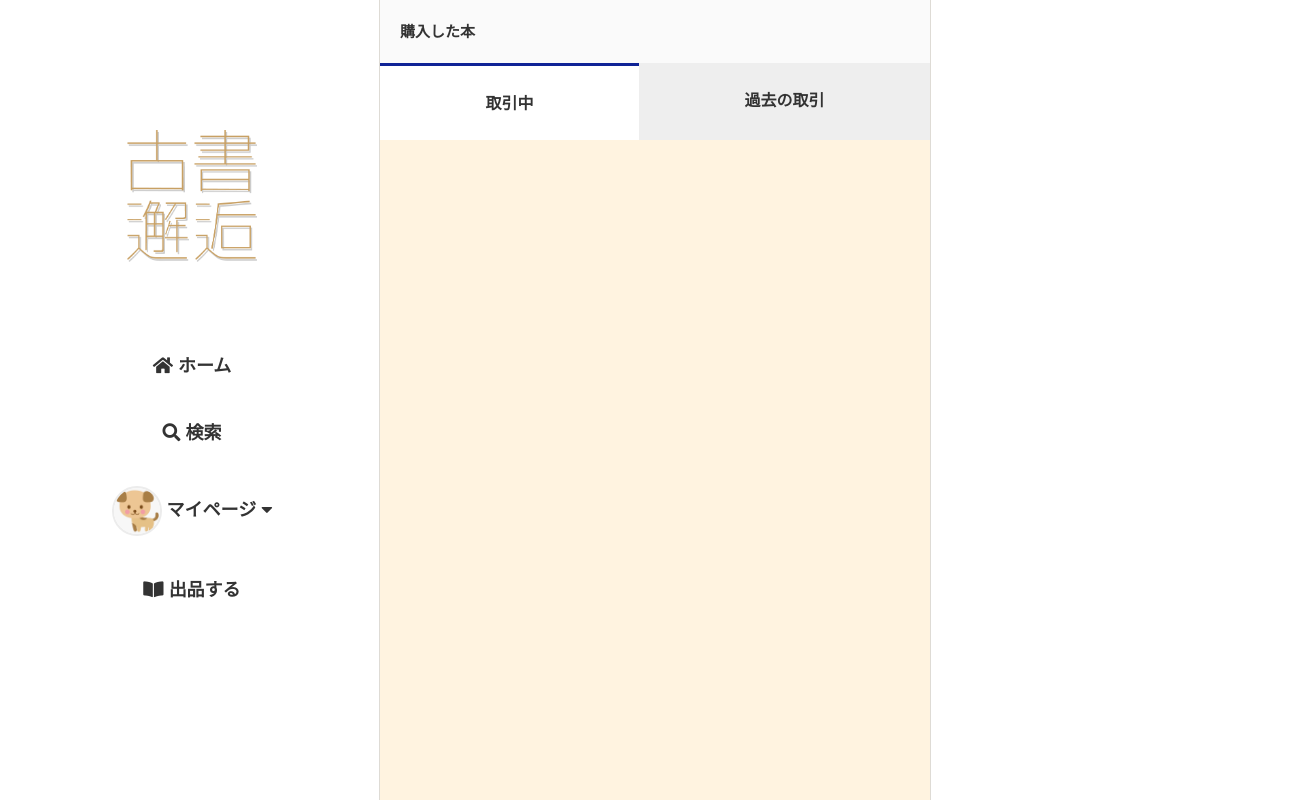
Page /mypage/history/buy_in_progress (signed in) on the earlier database version.
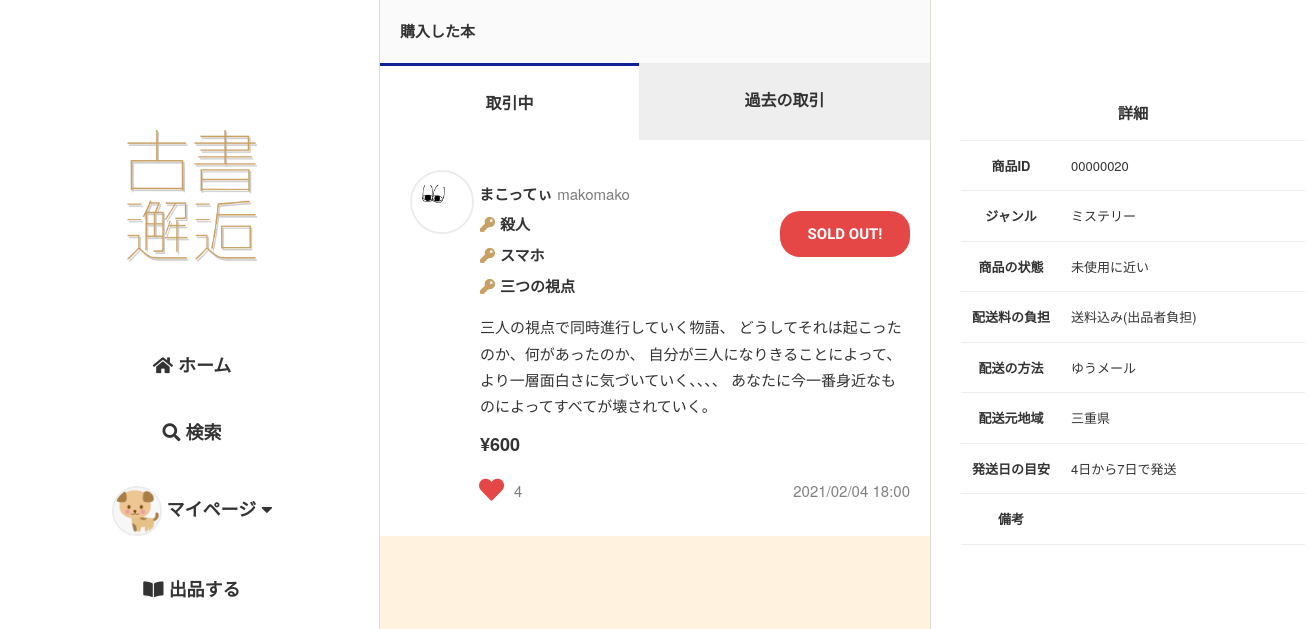
Same page on the later database version.
### flmapp/models/trade.py (models this page shows, shortened)
class Sell(db.Model):
    __tablename__ = 'Sell'
    __table_args__ = (CheckConstraint('update_at >= create_at'),)
    Sell_id = db.Column(db.Integer, primary_key=True)
    User_id = db.Column(db.Integer, db.ForeignKey('User.User_id'), nullable=False)
    sell_title = db.Column(db.String(255), nullable=False)
    key1 = db.Column(db.String(255), nullable=False)
    key2 = db.Column(db.String(255), nullable=False)
    key3 = db.Column(db.String(255), nullable=False)
    sell_comment = db.Column(db.Text, nullable=False)
    price = db.Column(db.Integer, nullable=False)
    item_picture_path = db.Column(db.Text, default='default.png', nullable=False)
    genre = db.Column(EnumType(enum_class=Genre), nullable=False)
    item_state = db.Column(EnumType(enum_class=Item_state), nullable=False)
    postage = db.Column(EnumType(enum_class=Postage), nullable=False)
    send_way = db.Column(EnumType(enum_class=Send_way), nullable=False)
    consignor = db.Column(db.String(64), nullable=False)
    schedule = db.Column(EnumType(enum_class=Schedule), nullable=False)
    remarks = db.Column(db.Text)
    deal_status = db.Column(EnumType(enum_class=Deal_status),default=Deal_status(1), nullable=False)
    sell_flg = db.Column(db.Boolean,default=True, nullable=False)
    is_active = db.Column(db.Boolean,default=True, nullable=False)
    has_sent = db.Column(db.Boolean,default=False, nullable=False)
    has_got = db.Column(db.Boolean,default=False, nullable=False)
    create_at = db.Column(db.DateTime,default=datetime.now, nullable=False)
    update_at = db.Column(db.DateTime,default=datetime.now, nullable=False)
    user = db.relationship('User', backref='sell', lazy='joined', uselist=False)

### flmapp/models/user.py (models this page shows, shortened)
class User(UserMixin, db.Model):
    __tablename__ = 'User'
    __table_args__ = (CheckConstraint('update_at >= create_at'),)
    User_id = db.Column(db.Integer, primary_key=True)
    user_code = db.Column(db.String(64), unique=True, index=True, nullable=False)
    username = db.Column(db.String(64), index=True, nullable=False)
    email = db.Column(db.String(64), unique=True, index=True, nullable=False)
    password_hash = db.Column(db.String(128), nullable=False)
    picture_path = db.Column(db.Text, default='default.jpeg', nullable=False)
    prof_comment = db.Column(db.Text)
    default_ShippingAddress_id = db.Column(db.Integer, db.ForeignKey('ShippingAddress.ShippingAddress_id'))
    default_pay_way = db.Column(db.Integer, default=1, nullable=False)
    default_Credit_id = db.Column(db.Integer, db.ForeignKey('Credit.Credit_id'))
    is_active = db.Column(db.Boolean, default=True, nullable=True)
    create_at = db.Column(db.DateTime, default=datetime.now, nullable=False)
    update_at = db.Column(db.DateTime, default=datetime.now, nullable=False)
    def get_id(self):
        return (self.User_id)
    @property
    def password(self):
        raise AttributeError('パスワードは読み取り可能な属性ではありません。')

### flmapp/views/history.py (the view)
@bp.route('/buy_in_progress', methods=['GET', 'POST'])
@login_required
def buy_in_progress():
    user_id = current_user.get_id()
    next_url = prev_url = items = None
    page = request.args.get('page', 1, type=int)
    posts = Buy.buy_join_sell_deal_status_page(user_id, 2, page)
    next_url = url_for('history.buy_in_progress', page=posts.next_num) if posts.has_next else None
    prev_url = url_for('history.buy_in_progress', page=posts.prev_num) if posts.has_prev else None
    items = posts.items
    liked_list = []
    if None in items:
        items = []
        next_url = None
        prev_url = None
    if current_user.is_authenticated:
        for item in items:
            liked = Likes.liked_exists(item.Sell_id)
            if liked:
                liked_list.append(item.Sell_id)
    return render_template('history/buy_history.html', items=items, next_url=next_url, prev_url=prev_url, liked_list=liked_list)

### flmapp/models/enum_conf.py (called while the page is built)
    def __repr__(self):
        return self.impl.__repr__()

    def process_bind_param(self, value, dialect):
        if value is not None:
            if not isinstance(value, self.enum_class):
                raise TypeError("Value should %s type" % self.enum_class)
            return value.value

    def process_result_value(self, value, dialect):
        if value is not None:
            if not isinstance(value, int):
                raise TypeError("value should have int type")
            return self.enum_class(value)

### flmapp/models/reaction.py (called while the page is built)
    @classmethod
    def liked_exists(cls, Sell_id):
        record = cls.query.filter(
                    and_(
                        cls.Sell_id == Sell_id,
                        cls.User_id == current_user.get_id()
                    )
                ).first()
        if record:
            return True
        else:
            return False

    @classmethod
    def select_likes_by_sell_id(cls, Sell_id):
        return cls.query.filter_by(Sell_id=Sell_id).all()

### flmapp/models/user.py (called while the page is built)
@login_manager.user_loader
def load_user(user_id):
    return User.query.get(user_id)

### flmapp/templates/history/buy_history.html (shortened to what this page needs)
{% extends "base02.html" %}
{%block head %}
<link rel="stylesheet" href="{{ url_for('static', filename='css/history/history.css')}}">
{% endblock%}
{% block content %}
<h2 class="mypage-tab-head">購入した本</h2>
<div class="mypage-tabs">
    <h3>
        <a class="mp-a" href="{{url_for('history.buy_in_progress')}}">取引中</a>
    </h3>
    <h3>
        <a class="mp-a" href="{{url_for('history.buy_completed')}}">過去の取引</a>
    </h3>
</div>
{% for item in items %}
<article class="item-wrap h-item-wrap">
    <a href="{{url_for('item.itemdata', item_id=item.Sell_id)}}">
        <object><a class="u-box" href="{{url_for('user.userdata', user_code=item.user.user_code)}}">
            <img class="u-icon" src="{{url_for('static', filename='user_image/' + item.user.picture_path)}}">
            <p class="u-name">{{ item.user.username }}</p>
            <p class="u-code">{{ item.user.user_code }}</p>
        </a></object>
        <div class="i-content-area">
            <div class="k-s-box">
                <div class="i-key">
                    <p><i class="fas fa-key"></i>{{ item.key1 }}</p>
                    <p><i class="fas fa-key"></i>{{ item.key2 }}</p>
                    <p><i class="fas fa-key"></i>{{ item.key3 }}</p>
                </div>
                {% if item.deal_status.value == 2 or item.deal_status.value == 3 %}
                    <div class="sold">
                        <p>SOLD OUT!</p>
                    </div>
                {% endif %}
            </div>
            <div class="i-comm"><p>{{ item.sell_comment }}</p></div>
        </div>
        <p><span class="i-price">¥{{ item.price }}</span></p>
        <div class="i-fotter">
            {% include "like.html" %}
            <p>{{ item.create_at.strftime('%Y/%m/%d %H:%M') }}</p>
        </div>
    </a>
</article>
{% endfor %}
{% endblock %}
{% block content2 %}
{% for item in items %}
<div class="t-wrap">
    <table>
        <tr><th colspan="2"><h3>詳細</h3></th></tr>
        <tr>
            <th>商品ID</th>
            <td>{{ '%08d' % item.Sell_id }}</td>
        </tr>
        <tr>
            <th>ジャンル</th>
            <td>
                {{ item.genre.name }}
            </td>
        </tr>
        <tr>
            <th>商品の状態</th>
            <td>{{ item.item_state.name }}</td>
        </tr>
        <tr>
            <th>配送料の負担</th>
            <td>{{ item.postage.name }}</td>
        </tr>
        <tr>
            <th>配送の方法</th>
            <td>{{ item.send_way.name }}</td>
        </tr>
        <tr>
            <th>配送元地域</th>
            <td>{{ item.consignor }}</td>
        </tr>
        <tr>
            <th>発送日の目安</th>
            <td>{{ item.schedule.name }}</td>
        </tr>
        <tr>
            <th>備考</th>
            <td>{{ item.remarks }}</td>
        </tr>
    </table>
</div>
{% endfor %}
{% endblock %}

### flmapp/templates/base02.html (shortened to what this page needs)
<!DOCTYPE html>
<html lang="ja">
    <head>
        <link rel="stylesheet" href="https://use.fontawesome.com/releases/v5.15.1/css/all.css">
        <link rel="stylesheet" type="text/css" href="{{ url_for('static', filename='css/sanitize.css')}}">
        <link rel="stylesheet" type="text/css" href="{{ url_for('static', filename='css/global.css')}}">
        <link rel="stylesheet" type="text/css" href="{{ url_for('static', filename='css/kosho-flame.css')}}">
        <link rel="stylesheet" type="text/css" href="{{ url_for('static', filename='css/common2.css')}}">
        <link rel="stylesheet" href="{{ url_for('static', filename='css/login_required_modal.css')}}">
        <link rel="stylesheet" href="{{ url_for('static', filename='css/logout_modal.css')}}">
        <link rel="stylesheet" href="{{ url_for('static', filename='css/like.css')}}">
        <link rel="stylesheet" href="{{ url_for('static', filename='css/follow.css')}}">
        <link rel="stylesheet" href="{{ url_for('static', filename='css/item.css')}}">
        {%block head %}{% endblock%}
    </head>
    <body>
        <div class="wrap">
            <header>
                <div class="h-wrap">
                    <h1><img src="{{ url_for('static', filename='images/logo.png')}}" alt="ロゴ"></h1>
                    <nav>
                        <ul>
                            <li><a id="home" href="{{url_for('route.home')}}">
                                <i class="fas fa-home"></i>
                                ホーム
                            </a></li>
                            <li><a href="{{url_for('search.item')}}">
                                <i class="fas fa-search"></i>
                                検索
                            </a></li>
                            {% if current_user.is_authenticated %}
                                <li>
                                    <label for="check1" class="accordion-open">
                                        <img class="u-icon" src="{{url_for('static', filename='user_image/' + current_user.picture_path)}}">
                                        マイページ
                                        <i class="fas fa-caret-down"></i>
                                    </label>
                                </li>
                            {% else %}
                                <li><a href="{{url_for('auth.login')}}">
                                    ログイン
                                </a></li>
                            {% endif %}
                            <li><a href="{{url_for('sell.sell')}}">
                                <i class="fas fa-book-open"></i>
                                出品する
                            </a></li>
                        </ul>
                    </nav>
                </div>
            </header>
            <div class="container">
                {% block content %}
                {% endblock %}
            </div>
            <div class="r-content">
                <div class="r-wrap">
                    {% block content2 %}
                    {% endblock %}
                </div>
            </div>
        </div>
    </body>
</html>

### flmapp/templates/like.html (shortened to what this page needs)
<div class="like-wrap">
    <form method="POST" action="{{url_for('ajax.like_ajax')}}">
        {% if item.Sell_id in liked_list %}
            <button id="like" name="like-{{ item.Sell_id }}"><i class="fas fa-lg fa-heart like-btn"></i></button>
        {% else %}
            <button id="like" name="like-{{ item.Sell_id }}"><i class="far fa-lg fa-heart unlike-btn"></i></button>
        {% endif %}
    </form>
    <p name="{{ item.Sell_id }}-likecount" class="count">{{ likes_count(item.Sell_id) }}</p>
</div>

Differences in the rows shown:
added Sell: picture_path (picture), user.username "まこってぃ", user.user_code "makomako", key1 "殺人", key2 "スマホ", key3 "三つの視点", deal_status "SOLD OUT!", sell_comment "三人の視点で同時進行していく物語、 どうしてそれは起こったのか、何があったのか、 自分が三人になりきることによって、 より一層面白さに気づいていく、、、、 あなたに今一番身近なものによってすべてが壊されていく。", price "600", likes_count "4", create_at "2021/02/04 18:00", Sell_id "00000020", genre.name "ミステリー", item_state.name "未使用に近い", postage.name "送料込み(出品者負担)", send_way.name "ゆうメール", consignor "三重県", schedule.name "4日から7日で発送"
